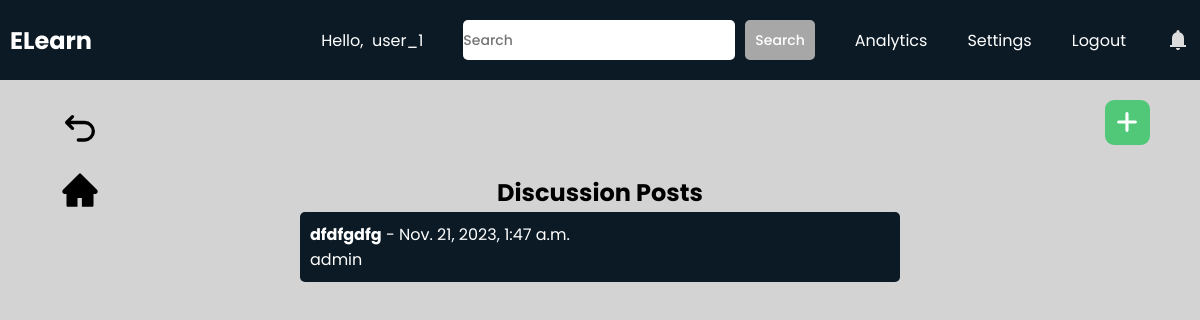
Page /teachers/discussions/9c2930917cd14217838d577e6f2ca42f/ (signed in) on the committed database.
### teachers/models.py (models this page shows, shortened)
class Discussion(models.Model):
    id = models.UUIDField(primary_key=True, default=uuid.uuid4, editable=False)
    course = models.ForeignKey(MyClass, on_delete=models.CASCADE)
    author = models.ForeignKey(User, on_delete=models.CASCADE)
    subject = models.CharField(max_length=255)
    message = models.TextField()
    file = models.FileField(upload_to='documents/', null=True)
    created_at = models.DateTimeField(default=timezone.now)

### teachers/views.py (the view, shortened to what this page needs)
# urls.py: path("discussions/<str:course_id>/", views.discussion, name="discussion"),
def discussion(request, course_id):
    my_class = MyClass.objects.get(id=course_id)
    messages = Discussion.objects.filter(course=my_class).order_by('-created_at')
    enrolled_users = EnrolledUser.objects.filter(course=my_class)
    context = {'courseId': course_id, 'my_class': my_class, 'messages': messages}
    return render(request, "teachers/discussion.html", context)

### teachers/templates/teachers/discussion.html (shortened to what this page needs)
{% extends 'teachers/base.html' %}
{% load static %}
{% block extra_css %}
    <link rel="stylesheet" href="{% static 'css/discussion.css' %}">
{% endblock %}
{% block content %}
    <a class="backbtn" href="{% url 'teachers:course' courseId%}"><svg xmlns="http://www.w3.org/2000/svg" width="24" height="24" viewBox="0 0 24 24"><path fill="none" stroke="currentColor" stroke-linecap="round" stroke-linejoin="round" stroke-width="2" d="M11 18h3.75a5.25 5.25 0 1 0 0-10.5H5M7.5 4L4 7.5L7.5 11"/></svg></a>
    <a class="backbtn" id="homebtn" href="{% url 'teachers:course' courseId%}"></a>
    <div id="addbtn"><svg xmlns="http://www.w3.org/2000/svg" width="12" height="12" viewBox="0 0 12 12"><path fill="white" d="M6.5 1.75a.75.75 0 0 0-1.5 0V5H1.75a.75.75 0 0 0 0 1.5H5v3.25a.75.75 0 0 0 1.5 0V6.5h3.25a.75.75 0 0 0 0-1.5H6.5V1.75Z"/></svg></div>
    <div id="contentwrapper">
        <div id="content">
            <h2>Discussion Posts</h2>
            <div id="posts-wrapper">
                {% for message in messages %}
                <div class="posts" data-class-id= "{{ message.id }}" data-class-courseId= "{{ courseId }}">
                    <strong>{{ message.subject }}</strong> - {{ message.created_at }}
                    <p>{{ message.author }}</p>
                </div>
                {% endfor %}
            </div>
        </div>
    </div>
{% endblock %}

### teachers/templates/teachers/base.html (shortened to what this page needs)
<!DOCTYPE html>
<html lang="en">
    <head>
        {% load static %}
        <link rel="stylesheet" href="{% static 'css/base.css' %}">
        <link rel="stylesheet" href="https://cdnjs.cloudflare.com/ajax/libs/font-awesome/6.3.0/css/all.min.css">
        {% block extra_css %}
        {% endblock %}
    </head>
    <body>
        <header>
            <nav class="navbar">
                <h2 class="logo"><a href="{% url 'teachers:home' %}">ELearn</a></h2>
                <ul class="all-links">
                    <li id="username"><span>Hello,  {{request.user}}</span></li>
                    <li>
                        <form class="nav-form" method="post" action="{% url 'teachers:search' %}">
                            <input
                                type="text"
                                name="subject"
                                id="subject"
                                placeholder="Search"
                                class="nav-textarea-input"
                            />
                            <button class="nav-btn">
                                Search
                            </button>
                        </form>
                    </li>
                    <li><a href="{% url 'teachers:analytics' %}">Analytics</a></li>
                    <li><a href="{% url 'teachers:settings' request.path%}">Settings</a></li>
                    <li><a href="{% url 'users:logoutPage' %}">Logout</a></li>
                    <li id="bell-icon">
                        <svg xmlns="http://www.w3.org/2000/svg" width="24" height="24" viewBox="0 0 24 24"><path fill="currentColor" d="M4 19v-2h2v-7q0-2.075 1.25-3.688T10.5 4.2v-.7q0-.625.438-1.063T12 2q.625 0 1.063.438T13.5 3.5v.7q2 .5 3.25 2.113T18 10v7h2v2H4Zm8 3q-.825 0-1.413-.588T10 20h4q0 .825-.588 1.413T12 22Z"/></svg>
                    </li>
                </ul>
            </nav>
        </header>
        {% block content %}
        {% endblock %}
    </body>
</html>

### teachers/static/css/base.css (style rules this page uses)
* { margin: 0; padding: 0; box-sizing: border-box; font-family: "Poppins", sans-serif; }
html { scroll-behavior: smooth; }
body { background: #d3d3d3; }
header { position: fixed; top: 0; left: 0; z-index: 5; width: 100%; display: flex; justify-content: center; background: #0C1A25; }
.navbar { display: flex; padding: 0 10px; max-width: 1200px; width: 100%; align-items: center; justify-content: space-between; }
.navbar .all-links { display: flex; align-items: center; }
.navbar .all-links li { position: relative; list-style: none; }
.navbar .logo a { display: flex; align-items: center; margin-left: 0; }
#bell-icon { display: flex; align-items: center; justify-content: center; }
header a, header span, header svg, header form { margin-left: 40px; text-decoration: none; color: #fff; height: 100%; padding: 20px 0; display: inline-block; }
#username { white-space: pre; }
header a:hover, footer a:hover, header svg { color: #ddd; }
.backbtn { position: fixed; top: 100px; left: 50px; padding: 10px; border-radius: 20%; display: flex; justify-content: center; align-items: center; cursor: pointer; }
#homebtn { top:160px; }
.backbtn svg { height: 40px; width: 40px; color: black; }
.nav-form { display: flex; align-items: center; justify-content: center; }
.nav-textarea-input { height: 40px; border: none; background: #FFFFFF; font-weight: 500; font-size: 14px; color: #07074D; border-radius: 5px; }
.nav-btn { height: 40px; font-size: 14px; border-radius: 5px; border: none; padding: 10px; margin-left: 10px; font-weight: 500; background-color: #a7a7a7; color: white; cursor: pointer; }

### teachers/static/css/discussion.css (style rules this page uses)
#addbtn { position: fixed; top: 100px; right: 50px; background: #50C878; padding: 10px; border-radius: 20%; display: flex; justify-content: center; align-items: center; cursor: pointer; }
#addbtn svg { height: 25px; width: 25px; }
#contentwrapper { height: 100vh; padding-top: 75px; background: #d3d3d3; }
#content { height: calc(100%); display: flex; flex-direction: column; align-items: center; }
#content h2 { margin-top: 100px; }
#posts-wrapper { width: 50%; overflow: auto; }
.posts { background-color: #0C1A25; width: 100%; color: white; margin-top: 2px; margin-bottom: 2px; padding: 10px; border-radius: 5px; cursor: pointer; transition: all 0.3s; }

### rows in the picture
Discussion: subject "dfdfgdfg", created_at "Nov. 21, 2023, 1:47 a.m.", author "admin"

### other values in the picture
{{ request.user }} "user_1"
